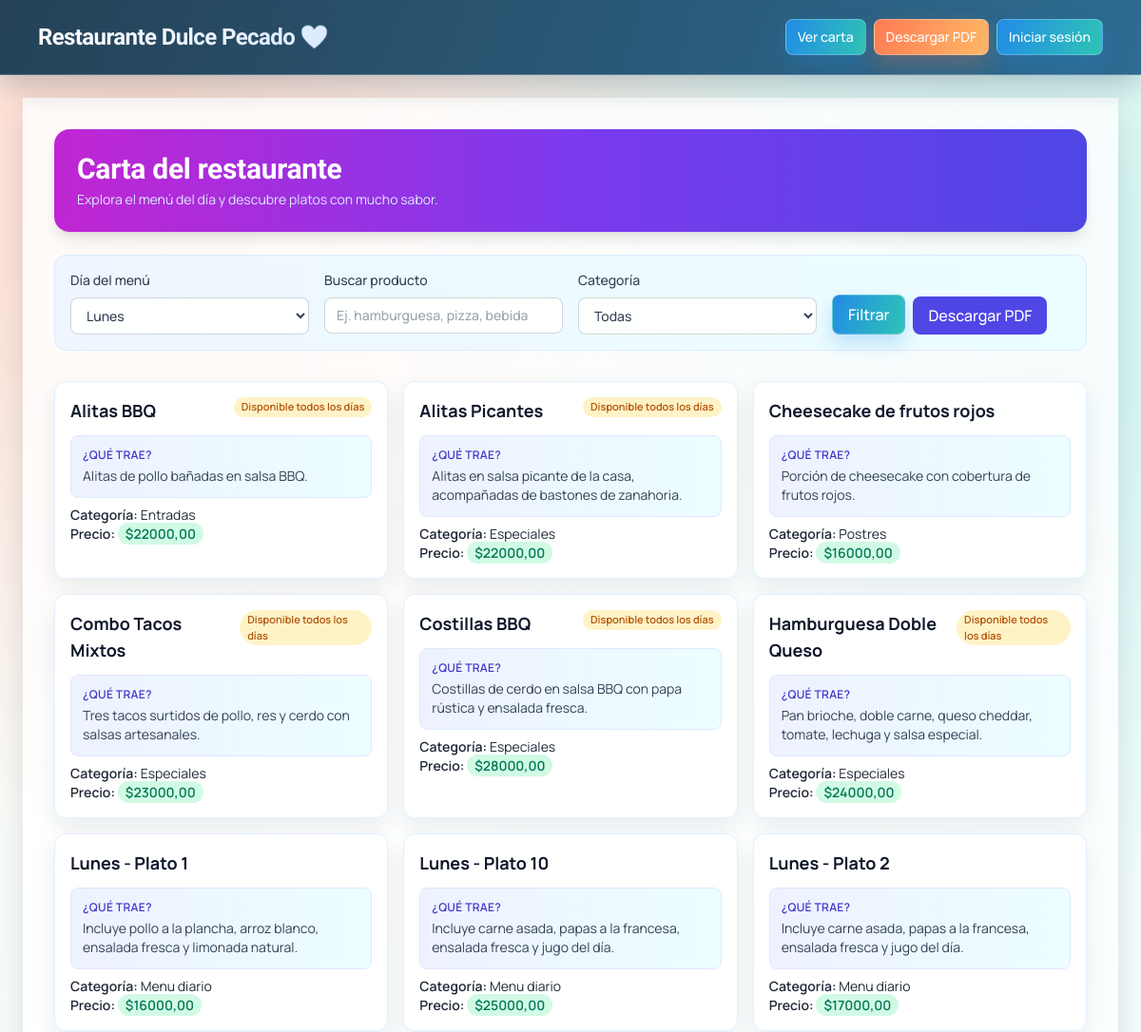
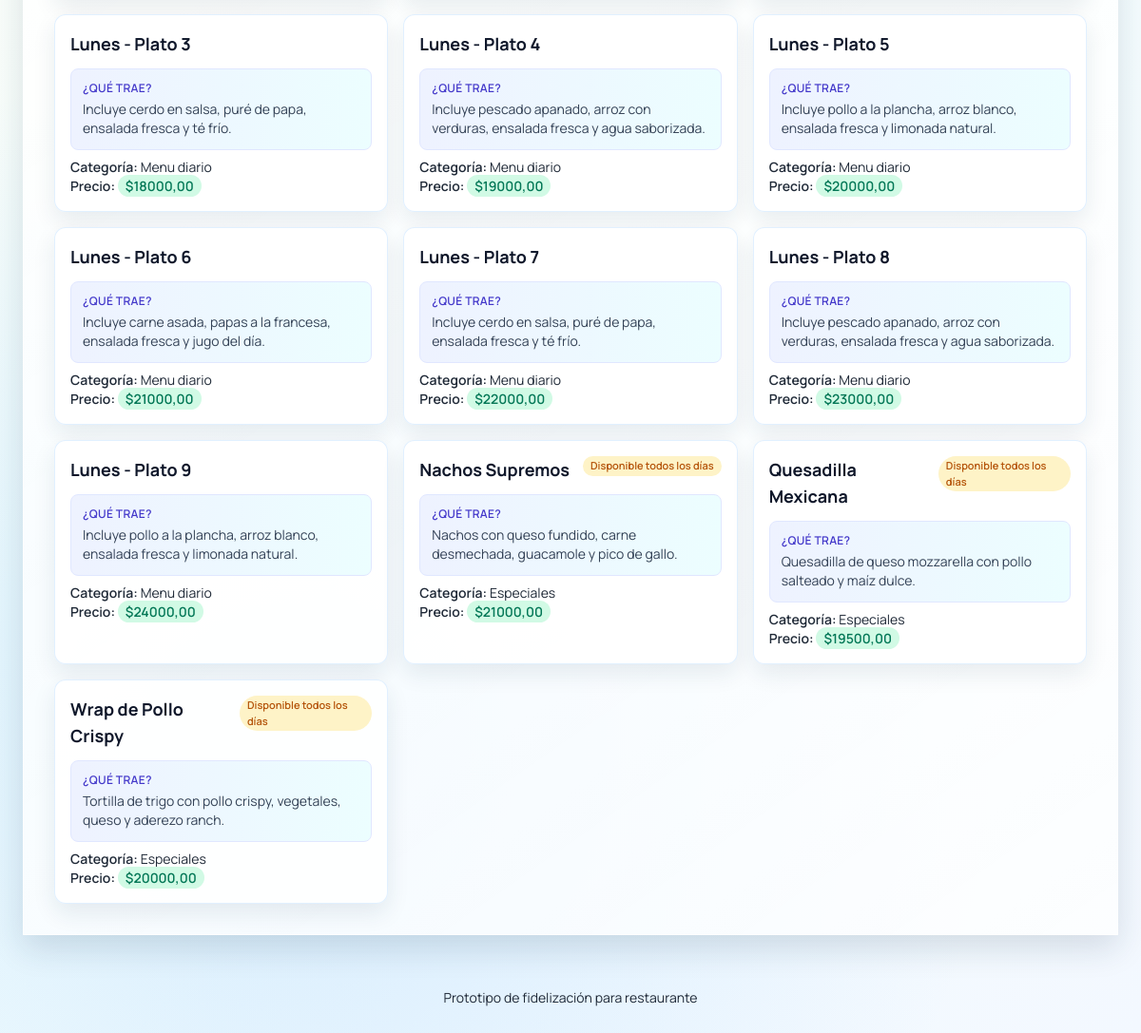
/carta/, run on the app's committed database (2 pictures, top to bottom).
### core/models.py (models this page shows, shortened)
class Producto(models.Model):
	categoria = models.ForeignKey(  # Relación muchos-a-uno con categoría.
		Categoria,
		on_delete=models.SET_NULL,  # Si borran categoría, producto queda sin categoría.
		null=True,  # Permite NULL en base de datos.
		blank=True,  # Permite vacío en formularios.
		related_name='productos',  # Acceso inverso: categoria.productos.
	)
	nombre = models.CharField(max_length=120)  # Nombre comercial del producto.
	descripcion = models.TextField(blank=True)  # Descripción opcional para cliente.
	precio = models.DecimalField(max_digits=10, decimal_places=2)  # Precio con 2 decimales.
	disponible = models.BooleanField(default=True)  # Controla visibilidad en carta.
	disponible_todos_los_dias = models.BooleanField(default=False)  # Si está activo, aparece en todos los menús diarios.
	class Meta:
		ordering = ['nombre']  # Muestra productos ordenados por nombre.

class Categoria(models.Model):
	nombre = models.CharField(max_length=80, unique=True)  # Nombre único de categoría en la carta.
	class Meta:
		verbose_name = 'Categoría'  # Nombre singular en admin Django.
		verbose_name_plural = 'Categorías'  # Nombre plural en admin Django.
		ordering = ['nombre']  # Orden alfabético por defecto.

### core/views.py (the view)
# urls.py: path('carta/', views.carta, name='carta'),  # Vista de catálogo con filtros.
def carta(request):
	dia = request.GET.get('dia', _dia_actual_slug()).strip().lower() or _dia_actual_slug()
	dias_validos = {clave for clave, _ in DIAS_SEMANA}
	if dia not in dias_validos:
		dia = _dia_actual_slug()
	busqueda = request.GET.get('q', '').strip()
	categoria_id = request.GET.get('categoria', '').strip()
	productos = _productos_menu_por_dia(dia)
	if busqueda:
		productos = productos.filter(Q(nombre__icontains=busqueda) | Q(descripcion__icontains=busqueda))
	if categoria_id:
		productos = productos.filter(categoria_id=categoria_id)
	categorias = Categoria.objects.filter(productos__in=productos).distinct().order_by('nombre')
	return render(
		request,
		'core/carta.html',
		{
			'productos': productos,
			'categorias': categorias,
			'busqueda': busqueda,
			'categoria_id': categoria_id,
			'dia': dia,
			'dias_semana': DIAS_SEMANA,
		},
	)

### core/views.py (called while the page is built)
def _dia_actual_slug():
	return DIAS_SEMANA[timezone.localdate().weekday()][0]

def _productos_menu_por_dia(dia_semana):
	menu = MenuDia.objects.filter(dia_semana=dia_semana, activa=True).first()
	if not menu:
		return Producto.objects.filter(disponible=True, disponible_todos_los_dias=True).select_related('categoria').distinct()
	ids_ocultos = set(menu.productos_ocultos.values_list('id', flat=True))
	ids_locales = set(menu.productos.filter(disponible=True).values_list('id', flat=True))
	ids_globales = set(Producto.objects.filter(disponible=True, disponible_todos_los_dias=True).values_list('id', flat=True))
	ids_visibles = (ids_locales | ids_globales) - ids_ocultos
	return Producto.objects.filter(id__in=ids_visibles).select_related('categoria').distinct().order_by('nombre')

### templates/core/carta.html (shortened to what this page needs)
{% extends 'core/base.html' %}
{% block contenido %}
<div class="mb-6 rounded-2xl bg-gradient-to-r from-fuchsia-600 via-violet-600 to-indigo-600 p-6 text-white shadow-lg">
    <h2 class="text-3xl font-bold">Carta del restaurante</h2>
    <p class="mt-1 text-sm text-blue-100">Explora el menú del día y descubre platos con mucho sabor.</p>
</div>
<form method="get" class="mb-8 grid gap-4 rounded-xl border border-blue-100 bg-gradient-to-r from-blue-50 to-cyan-50 p-4 md:grid-cols-4" id="filtro-carta">
    <label class="block text-sm font-medium text-slate-700">Día del menú
        <select class="mt-2 w-full rounded-lg border border-slate-300 px-3 py-2 outline-none ring-blue-500 focus:ring" name="dia" id="dia-carta">
            {% for clave, etiqueta in dias_semana %}
                <option value="{{ clave }}" {% if dia == clave %}selected{% endif %}>{{ etiqueta }}</option>
            {% endfor %}
        </select>
    </label>
    <label class="block text-sm font-medium text-slate-700">Buscar producto
        <input class="mt-2 w-full rounded-lg border border-slate-300 px-3 py-2 outline-none ring-blue-500 focus:ring" type="text" id="busqueda-carta" name="q" value="{{ busqueda }}" placeholder="Ej. hamburguesa, pizza, bebida" autocomplete="off">
    </label>
    <label class="block text-sm font-medium text-slate-700">Categoría
        <select class="mt-2 w-full rounded-lg border border-slate-300 px-3 py-2 outline-none ring-blue-500 focus:ring" name="categoria" id="categoria-carta">
            <option value="">Todas</option>
        </select>
    </label>
    <div class="flex items-end gap-2">
        <button class="rounded-lg bg-blue-600 px-4 py-2 font-medium text-white shadow-sm transition hover:bg-blue-500" type="submit">Filtrar</button>
        <a class="rounded-lg bg-indigo-600 px-4 py-2 font-medium text-white shadow-sm transition hover:bg-indigo-500" href="{% url 'descargar_carta_pdf' %}?dia={{ dia }}">Descargar PDF</a>
    </div>
</form>
<div class="grid gap-4 sm:grid-cols-2 lg:grid-cols-3">
    {% for producto in productos %}
        <div class="rounded-xl border border-slate-200 bg-white p-4 shadow-sm transition hover:-translate-y-0.5 hover:shadow-md">
            <div class="flex items-start justify-between gap-2">
                <strong class="text-lg text-slate-900">{{ producto.nombre }}</strong>
                {% if producto.disponible_todos_los_dias %}
                    <span class="rounded-full bg-amber-100 px-2 py-0.5 text-[11px] font-semibold text-amber-700">Disponible todos los días</span>
                {% endif %}
            </div>
            <div class="mt-3 rounded-lg border border-indigo-100 bg-gradient-to-r from-indigo-50 to-cyan-50 p-3">
                <p class="text-xs font-semibold uppercase tracking-wide text-indigo-700">¿Qué trae?</p>
                <p class="mt-1 text-sm text-slate-700">{{ producto.descripcion|default:'Incluye proteína del día, acompañante, ensalada y bebida.' }}</p>
            </div>
            <p class="mt-2 text-sm"><span class="font-semibold">Categoría:</span> {{ producto.categoria.nombre|default:'Sin categoría' }}</p>
            <p class="text-sm font-semibold"><span class="font-semibold">Precio:</span> <span class="rounded-full bg-emerald-100 px-2 py-0.5 text-emerald-700">${{ producto.precio }}</span></p>
        </div>
    {% empty %}
        <p class="text-sm text-slate-500">No se encontraron productos con ese filtro.</p>
    {% endfor %}
</div>
{% endblock %}

### templates/core/base.html (style rules this page uses)
:root { --theme-ink: #1f2937; --theme-deep: #12344c; --theme-coral: #ff7b54; --theme-peach: #ffd7b8; --theme-mint: #2ec4b6; --theme-sky: #5aa9ff; --theme-cream: #fff9f3; --theme-card: rgba(255, 255, 255, 0.88); --theme-border: rgba(255, 255, 255, 0.7); --theme-shadow: 0 14px 32px rgba(18, 52, 76, 0.14); }
body.app-theme { font-family: 'Manrope', system-ui, sans-serif; color: var(--theme-ink); background: radial-gradient(circle at 12% 8%, rgba(255, 123, 84, 0.24), transparent 32%), radial-gradient(circle at 88% 14%, rgba(46, 196, 182, 0.2), transparent 30%), radial-gradient(circle at 25% 86%, rgba(90, 169, 255, 0.2), transparent 36%), linear-gradient(130deg, #fffaf5 0%, #f5fffd 48%, #f3f8ff 100%); background-attachment: fixed; }
h1, h2, h3, h4, h5, h6, .font-black, .font-bold { font-family: 'Sora', 'Manrope', system-ui, sans-serif; letter-spacing: -0.01em; }
body.app-theme main .rounded-xl.border.bg-white, body.app-theme main .rounded-2xl.border.bg-white, body.app-theme main .rounded-xl.bg-white, body.app-theme main .rounded-2xl.bg-white { background: var(--theme-card); border-color: rgba(90, 169, 255, 0.18); box-shadow: 0 10px 24px rgba(18, 52, 76, 0.09); transition: transform 0.24s ease, box-shadow 0.24s ease, border-color 0.24s ease; }
body.app-theme .bg-blue-600, body.app-theme .bg-ocean-500, body.app-theme .bg-brand-600 { background: linear-gradient(110deg, #228be6, #2ec4b6); border: 1px solid rgba(255, 255, 255, 0.25); box-shadow: 0 10px 20px rgba(34, 139, 230, 0.24); }
body.app-theme input, body.app-theme select, body.app-theme textarea { border-color: rgba(18, 52, 76, 0.2); background: rgba(255, 255, 255, 0.94); transition: border-color 0.2s ease, box-shadow 0.2s ease, background-color 0.2s ease; }
body.app-theme main > * { animation: fadeSlideIn 0.45s ease both; }
body.app-theme main > *:nth-child(2) { animation-delay: 0.05s; }
body.app-theme main > *:nth-child(3) { animation-delay: 0.1s; }

### data on the page
Producto: nombre "Alitas BBQ", disponible_todos_los_dias "Disponible todos los días", descripcion "Alitas de pollo bañadas en salsa BBQ.", categoria.nombre "Entradas", precio "22000,00"
Producto: nombre "Alitas Picantes", disponible_todos_los_dias "Disponible todos los días", descripcion "Alitas en salsa picante de la casa, acompañadas de bastones de zanahoria.", categoria.nombre "Especiales", precio "22000,00"
Producto: nombre "Cheesecake de frutos rojos", descripcion "Porción de cheesecake con cobertura de frutos rojos.", categoria.nombre "Postres", precio "16000,00"
Producto: nombre "Combo Tacos Mixtos", disponible_todos_los_dias "Disponible todos los días", descripcion "Tres tacos surtidos de pollo, res y cerdo con salsas artesanales.", categoria.nombre "Especiales", precio "23000,00"
Producto: nombre "Costillas BBQ", disponible_todos_los_dias "Disponible todos los días", descripcion "Costillas de cerdo en salsa BBQ con papa rústica y ensalada fresca.", categoria.nombre "Especiales", precio "28000,00"
Producto: nombre "Hamburguesa Doble Queso", disponible_todos_los_dias "Disponible todos los días", descripcion "Pan brioche, doble carne, queso cheddar, tomate, lechuga y salsa especial.", categoria.nombre "Especiales", precio "24000,00"
Producto: nombre "Lunes - Plato 1", descripcion "Incluye pollo a la plancha, arroz blanco, ensalada fresca y limonada natural.", categoria.nombre "Menu diario", precio "16000,00"
Producto: nombre "Lunes - Plato 10", descripcion "Incluye carne asada, papas a la francesa, ensalada fresca y jugo del día.", categoria.nombre "Menu diario", precio "25000,00"
Producto: nombre "Lunes - Plato 2", descripcion "Incluye carne asada, papas a la francesa, ensalada fresca y jugo del día.", categoria.nombre "Menu diario", precio "17000,00"
Producto: nombre "Lunes - Plato 3", descripcion "Incluye cerdo en salsa, puré de papa, ensalada fresca y té frío.", categoria.nombre "Menu diario", precio "18000,00"
Producto: nombre "Lunes - Plato 4", descripcion "Incluye pescado apanado, arroz con verduras, ensalada fresca y agua saborizada.", categoria.nombre "Menu diario", precio "19000,00"
Producto: nombre "Lunes - Plato 5", descripcion "Incluye pollo a la plancha, arroz blanco, ensalada fresca y limonada natural.", categoria.nombre "Menu diario", precio "20000,00"
Producto: nombre "Lunes - Plato 6", descripcion "Incluye carne asada, papas a la francesa, ensalada fresca y jugo del día.", categoria.nombre "Menu diario", precio "21000,00"
Producto: nombre "Lunes - Plato 7", descripcion "Incluye cerdo en salsa, puré de papa, ensalada fresca y té frío.", categoria.nombre "Menu diario", precio "22000,00"
Producto: nombre "Lunes - Plato 8", descripcion "Incluye pescado apanado, arroz con verduras, ensalada fresca y agua saborizada.", categoria.nombre "Menu diario", precio "23000,00"
Producto: nombre "Lunes - Plato 9", descripcion "Incluye pollo a la plancha, arroz blanco, ensalada fresca y limonada natural.", categoria.nombre "Menu diario", precio "24000,00"
Producto: nombre "Nachos Supremos", disponible_todos_los_dias "Disponible todos los días", descripcion "Nachos con queso fundido, carne desmechada, guacamole y pico de gallo.", categoria.nombre "Especiales", precio "21000,00"
Producto: nombre "Quesadilla Mexicana", disponible_todos_los_dias "Disponible todos los días", descripcion "Quesadilla de queso mozzarella con pollo salteado y maíz dulce.", categoria.nombre "Especiales", precio "19500,00"
Producto: nombre "Wrap de Pollo Crispy", disponible_todos_los_dias "Disponible todos los días", descripcion "Tortilla de trigo con pollo crispy, vegetales, queso y aderezo ranch.", categoria.nombre "Especiales", precio "20000,00"

### other printed values
form field dia "Lunes"
